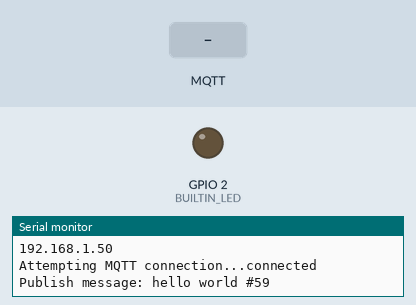
Bench run of a sketch on a simulated ESP32. On the bench: output pins drawn as LEDs (lit = HIGH), the last lines printed to the serial monitor. The test bench sets the inputs (shaded band). WiFi joins after 1.5 s; servers stay silent unless stated; random numbers use the default seed unless the sketch sets one; no MQTT or app messages arrive unless stated.

Above: at 2.7 s.
2.8 s: MQTT message "0" arrives on the first subscribed topic
At 4.0 s:
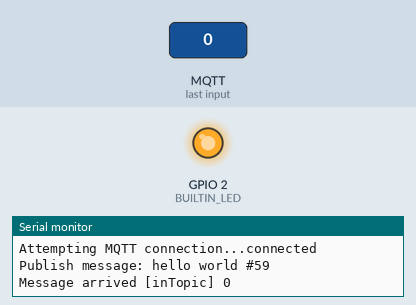
4.3 s: MQTT message "1" arrives on the first subscribed topic
At 5.3 s:
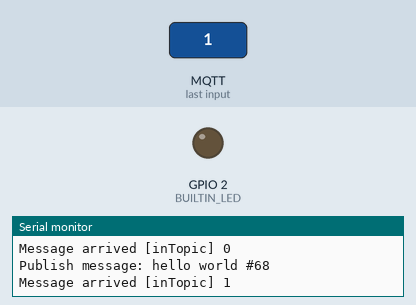
5.8 s: MQTT message "2" arrives on the first subscribed topic
At 6.5 s:
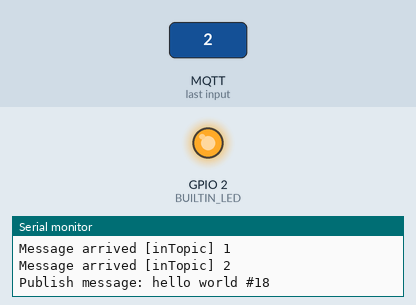
Timing chart, 0 to 8.8 s (numbered marks = the images above; inputs shaded):
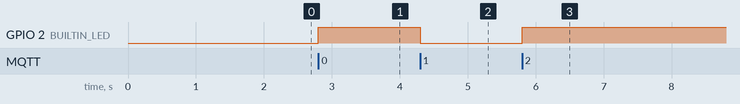

Measured:
- after the input at 2.8 s, GPIO 2 (BUILTIN_LED): LOW → HIGH at once
- after the input at 4.3 s, GPIO 2 (BUILTIN_LED): HIGH → LOW at once
- after the input at 5.8 s, GPIO 2 (BUILTIN_LED): LOW → HIGH at once

The sketch:

MQTT.ino
```cpp
// (licence header left out)
#include <WiFi.h>
#include <PubSubClient.h>
#define BUILTIN_LED 2


const char* ssid = "Proyectoprocesos2";
const char* password = "Uam11111";
const char* mqtt_server = "broker.emqx.io";

WiFiClient espClient;
PubSubClient client(espClient);
unsigned long lastMsg = 0;
#define MSG_BUFFER_SIZE	(50)
char msg[MSG_BUFFER_SIZE];
int value = 0;

void setup_wifi() {

  delay(10);

  Serial.println();
  Serial.print("Connecting to ");
  Serial.println(ssid);

  WiFi.mode(WIFI_STA);
  WiFi.begin(ssid, password);

  while (WiFi.status() != WL_CONNECTED) {
    delay(500);
    Serial.print(".");
  }

  randomSeed(micros());

  Serial.println("");
  Serial.println("WiFi connected");
  Serial.println("IP address: ");
  Serial.println(WiFi.localIP());
}

void callback(char* topic, byte* payload, unsigned int length) {
  Serial.print("Message arrived [");
  Serial.print(topic);
  Serial.print("] ");
  for (int i = 0; i < length; i++) {
    Serial.print((char)payload[i]);
  }
  Serial.println();


  if ((char)payload[0] == '1') {
    digitalWrite(BUILTIN_LED, LOW);

  } else {
    digitalWrite(BUILTIN_LED, HIGH);

  }

}

void reconnect() {

  while (!client.connected()) {
    Serial.print("Attempting MQTT connection...");

    String clientId = "ESP8266Client-";
    clientId += String(random(0xffff), HEX);

    if (client.connect(clientId.c_str())) {
      Serial.println("connected");

      client.publish("outTopic", "hello world");

      client.subscribe("inTopic");
    } else {
      Serial.print("failed, rc=");
      Serial.print(client.state());
      Serial.println(" try again in 5 seconds");

      delay(5000);
    }
  }
}

void setup() {
  pinMode(BUILTIN_LED, OUTPUT);
  Serial.begin(115200);
  setup_wifi();
  client.setServer(mqtt_server, 1883);
  client.setCallback(callback);
}

void loop() {

  if (!client.connected()) {
    reconnect();
  }
  client.loop();

  unsigned long now = millis();
  if (now - lastMsg > 2000) {
    lastMsg = now;
    value = random(1,100);
    snprintf (msg, MSG_BUFFER_SIZE, "hello world #%ld", value);
    Serial.print("Publish message: ");

    Serial.println(msg);
    client.publish("outTopic", msg);
  }
}
```
